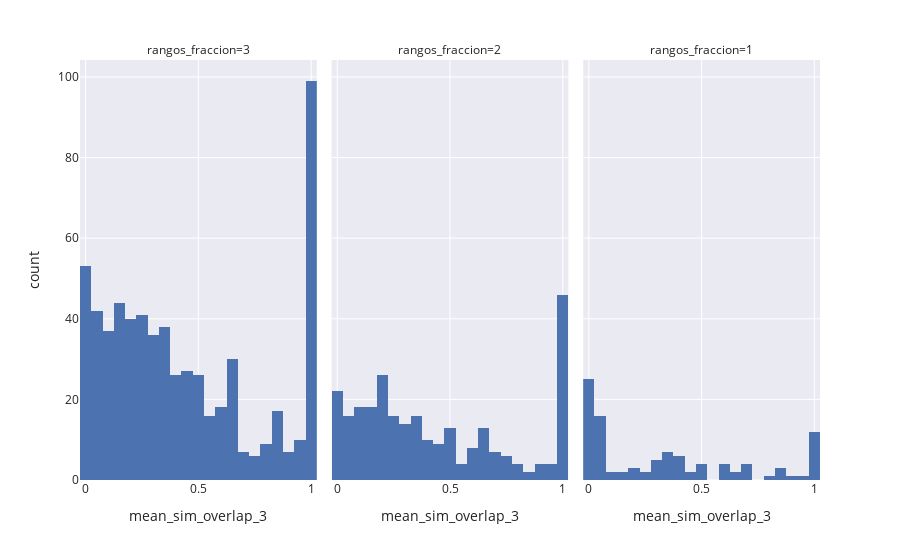

Here is the notebook cell this chart was saved with:
### Code cell
fig = px.histogram(infomap_data, x="mean_sim_overlap_3", facet_col="rangos_fraccion")
fig.show()

### Figure 1 — Plotly figure (JSON) as saved in the notebook; plotly's stock layout.template omitted (floating-point values rounded to 4 significant figures; data arrays with more than 128 entries replaced by an {"elided": "..."} marker saying what was removed)
{"data": [{"alignmentgroup": "True", "bingroup": "x", "hovertemplate": "rangos_fraccion=3<br>mean_sim_overlap_3=%{x}<br>count=%{y}<extra></extra>", "legendgroup": "", "marker": {"color": "rgb(76,114,176)", "pattern": {"shape": ""}}, "name": "", "offsetgroup": "", "orientation": "v", "showlegend": false, "type": "histogram", "x": {"elided": "629 float values"}, "xaxis": "x", "yaxis": "y"}, {"alignmentgroup": "True", "bingroup": "x", "hovertemplate": "rangos_fraccion=2<br>mean_sim_overlap_3=%{x}<br>count=%{y}<extra></extra>", "legendgroup": "", "marker": {"color": "rgb(76,114,176)", "pattern": {"shape": ""}}, "name": "", "offsetgroup": "", "orientation": "v", "showlegend": false, "type": "histogram", "x": {"elided": "276 float values"}, "xaxis": "x2", "yaxis": "y2"}, {"alignmentgroup": "True", "bingroup": "x", "hovertemplate": "rangos_fraccion=1<br>mean_sim_overlap_3=%{x}<br>count=%{y}<extra></extra>", "legendgroup": "", "marker": {"color": "rgb(76,114,176)", "pattern": {"shape": ""}}, "name": "", "offsetgroup": "", "orientation": "v", "showlegend": false, "type": "histogram", "x": [0.05, 0.64, 0.4, 0.09, 0.05, 0.5, 0.3, 0.07, 0, 0.47, 0.86, 0.61, 0.48, 0.5, 0.78, 0, 0.38, 0.45, 0.42, 0.14, 0, 0.06, 0.33, 0.25, 0.04, 0.17, 0.02, 0.04, 0, 0.39, 0.6, 0.02, 0, 0.33, 0.22, 0.11, 1, 0.62, 0.7, 0.62, 0, 0.35, 0.38, 0.7, 0.33, 0.03, 0.67, 0.06, 1, 0, 0.03, 1, 0.04, 0.33, 1, 0.51, 0.95, 0, 0.37, 0.68, 0.18, 0, 0.01, 0.06, 0.33, 0, 0.71, 0, 0.86, 0, 0.06, 0.32, 0, 1, 0.02, 0.19, 0, 0, 0.23, 0.04, 0.38, 0, 0, 0, 0.04, 0, 1, 1, 1, 0.9, 0.04, 1, 0, 1, 0.86, 1, 0.3, 1, 0, 0.03, 0.29, 0.3], "xaxis": "x3", "yaxis": "y3"}], "layout": {"annotations": [{"font": {}, "showarrow": false, "text": "rangos_fraccion=3", "x": 0.16, "xanchor": "center", "xref": "paper", "y": 1, "yanchor": "bottom", "yref": "paper"}, {"font": {}, "showarrow": false, "text": "rangos_fraccion=2", "x": 0.5, "xanchor": "center", "xref": "paper", "y": 1, "yanchor": "bottom", "yref": "paper"}, {"font": {}, "showarrow": false, "text": "rangos_fraccion=1", "x": 0.84, "xanchor": "center", "xref": "paper", "y": 1, "yanchor": "bottom", "yref": "paper"}], "barmode": "relative", "legend": {"tracegroupgap": 0}, "margin": {"t": 60}, "xaxis": {"anchor": "y", "domain": [0, 0.32], "title": {"text": "mean_sim_overlap_3"}}, "xaxis2": {"anchor": "y2", "domain": [0.34, 0.66], "matches": "x", "title": {"text": "mean_sim_overlap_3"}}, "xaxis3": {"anchor": "y3", "domain": [0.68, 1.0], "matches": "x", "title": {"text": "mean_sim_overlap_3"}}, "yaxis": {"anchor": "x", "domain": [0, 1], "title": {"text": "count"}}, "yaxis2": {"anchor": "x2", "domain": [0, 1], "matches": "y", "showticklabels": false}, "yaxis3": {"anchor": "x3", "domain": [0, 1], "matches": "y", "showticklabels": false}}}
